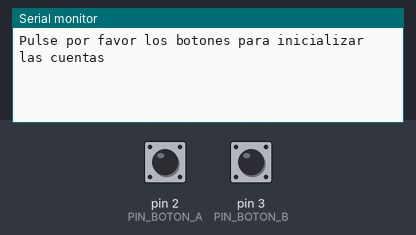
This sketch was run on a simulated Arduino Uno, built with avr-gcc and run on an emulated ATmega328P. On the bench: the last lines printed to the serial monitor. The test bench sets the inputs (shaded band); at power-on: pin 2 (PIN_BOTON_A) HIGH, pin 3 (PIN_BOTON_B) HIGH.

Above: at 1.2 s.
1.3 s: pin 2 (PIN_BOTON_A) pulled LOW for 0.15 s
At 2.1 s:
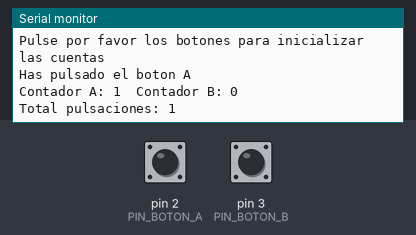
2.9 s: pin 3 (PIN_BOTON_B) pulled LOW for 0.15 s
At 4.2 s:
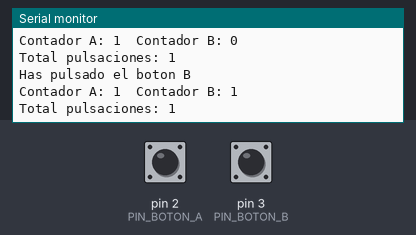
4.5 s: pin 2 (PIN_BOTON_A) pulled LOW for 1 s
At 6.1 s:
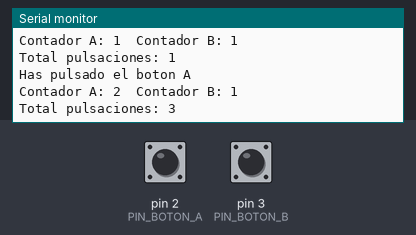
7.0 s: pin 3 (PIN_BOTON_B) pulled LOW for 1 s
At 9.6 s:
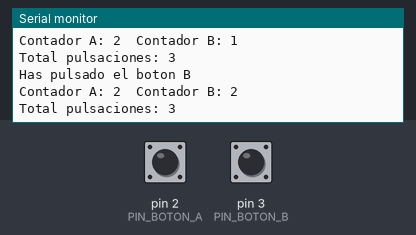
Timing chart, 0 to 10.5 s (numbered marks = the images above; inputs shaded):
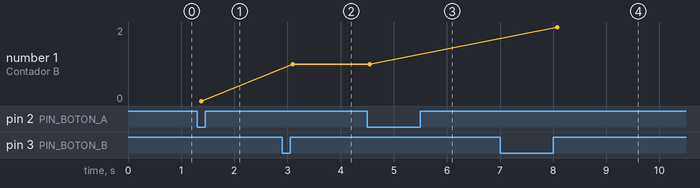

The sketch:

Ejercicio03-David.ino
```cpp
#define PIN_BOTON_A 2
#define PIN_BOTON_B 3

//Variables globales
int pulsaciones_A = 0;
int pulsaciones_B = 0;
int totalPulsaciones = 0;
boolean estadoInicial_A;
boolean estadoInicial_B;
void setup() {
  Serial.begin(9600);

  pinMode(PIN_BOTON_A, INPUT_PULLUP);
  pinMode(PIN_BOTON_B, INPUT_PULLUP);

  //Guardo los estados inciales de los botones
  estadoInicial_A = digitalRead(PIN_BOTON_A);
  estadoInicial_B = digitalRead(PIN_BOTON_B);
  Serial.println("Pulse por favor los botones para inicializar las cuentas");
}

void loop() {
  boolean estadoActual_A = digitalRead(PIN_BOTON_A);
  boolean estadoActual_B = digitalRead(PIN_BOTON_B);

  if (estadoInicial_A != estadoActual_A) {
    if (estadoActual_A == LOW) {
      pulsaciones_A++;
      Serial.println("Has pulsado el boton A");
      totalPulsaciones++;
      imprimePulsaciones();
      Serial.println();
    }
  }

  if (estadoInicial_B != estadoActual_B) {
    if (estadoInicial_B == LOW) {
      pulsaciones_B++;
      Serial.println("Has pulsado el boton B");
      imprimePulsaciones();
      totalPulsaciones++;
      Serial.println();
    }
  }
  estadoInicial_A = estadoActual_A;
  estadoInicial_B = estadoActual_B;

  delay(90);
}

void imprimePulsaciones() {
  Serial.println("Contador A: " + (String)pulsaciones_A + "\tContador B: " + (String)pulsaciones_B);
  Serial.println("Total pulsaciones: " + (String)totalPulsaciones);
}
```

Measured:
- after the input at 1.3 s, the serial monitor: prints a new line after 0.05 s (image 1)
- after the input at 2.9 s, the serial monitor: prints a new line after 0.17 s (image 2)
- after the input at 4.5 s, the serial monitor: prints a new line at once (image 3)
- after the input at 7.0 s, the serial monitor: prints a new line after 1.0 s (image 4)
